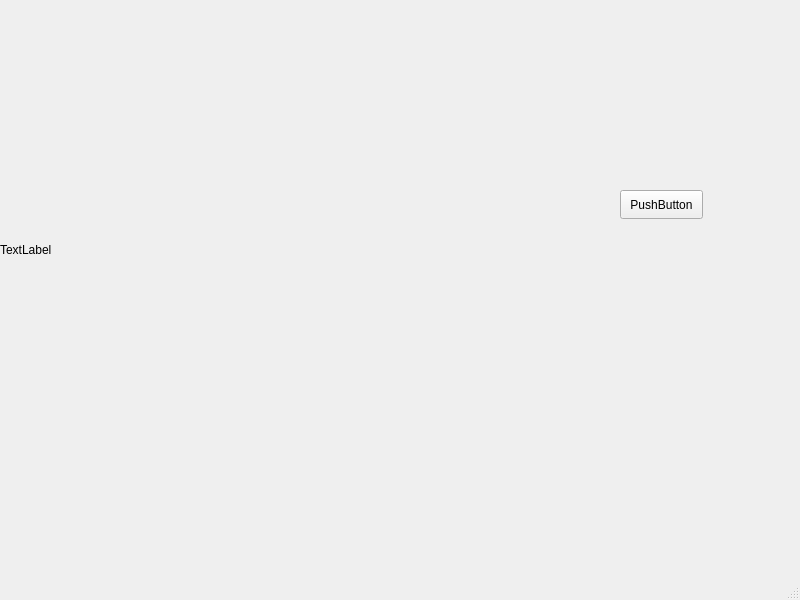
<?xml version="1.0" encoding="UTF-8"?>
<ui version="4.0">
 <class>MainWindow</class>
 <widget class="QMainWindow" name="MainWindow">
  <property name="geometry">
   <rect>
    <x>0</x>
    <y>0</y>
    <width>800</width>
    <height>600</height>
   </rect>
  </property>
  <property name="windowTitle">
   <string>MainWindow</string>
  </property>
  <widget class="QWidget" name="centralwidget">
   <widget class="QLabel" name="label">
    <property name="geometry">
     <rect>
      <x>0</x>
      <y>0</y>
      <width>500</width>
      <height>500</height>
     </rect>
    </property>
    <property name="text">
     <string>TextLabel</string>
    </property>
   </widget>
   <widget class="QPushButton" name="pushButton">
    <property name="geometry">
     <rect>
      <x>620</x>
      <y>190</y>
      <width>83</width>
      <height>29</height>
     </rect>
    </property>
    <property name="text">
     <string>PushButton</string>
    </property>
   </widget>
  </widget>
  <widget class="QMenuBar" name="menubar">
   <property name="geometry">
    <rect>
     <x>0</x>
     <y>0</y>
     <width>800</width>
     <height>25</height>
    </rect>
   </property>
  </widget>
  <widget class="QStatusBar" name="statusbar"/>
 </widget>
 <resources/>
 <connections/>
</ui>
